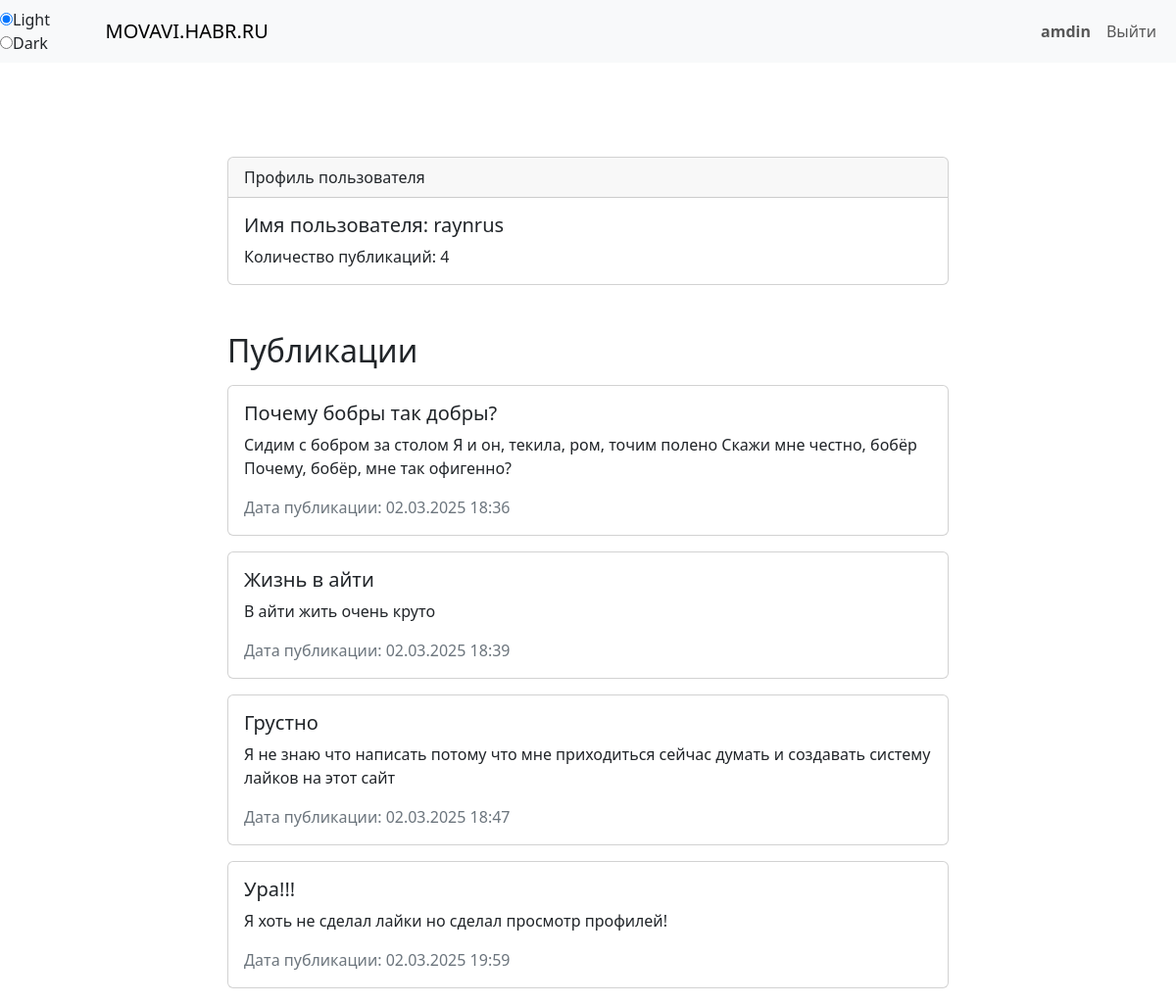
Screenshot of /profile/8 (signed in) with the database file from the repository.
### tables this page shows
CREATE TABLE user (
        id INTEGER PRIMARY KEY,
        username TEXT UNIQUE,
        password TEXT
        );

CREATE TABLE post (
        id INTEGER PRIMARY KEY,
        title TEXT,
        text TEXT,
        at_publish TEXT,
        author_id INTEGER
        );

### main.py (the view)
@app.route("/profile/<int:id>")
def profile2_page(id: int):
    username = session.get("username")
    user = User.get_user_by_username(username)
    if not username:
        return redirect("/login")
    author = User.get_user_by_id(id)
    posts = Post.get_by_author(id)
    return render_template("postCreatorProfile.html", user=user, author=author, posts=posts)

### post.py (called while the page is built)
    @staticmethod
    def get_by_author(author_id):
        SQL = "SELECT * FROM post WHERE author_id = ?"
        con = sqlite3.connect(db_name)
        q = con.execute(SQL, [author_id])
        data = q.fetchall()
        return [Post(*row) for row in data]

### user.py (called while the page is built)
    @staticmethod
    def get_user_by_username(username):
        SQL = """
            SELECT * FROM user
            WHERE username = ?
        """
        con = sqlite3.connect(db_name)
        q = con.execute(SQL, [username])
        data = q.fetchone()
        if not data:
            return None
        return User(*data)

    @staticmethod
    def get_user_by_id(id):
        SQL = """
            SELECT * FROM user
            WHERE id = ?
        """
        con = sqlite3.connect(db_name)
        q = con.execute(SQL, [id])
        data = q.fetchone()
        if not data:
            return None
        return User(*data)

### templates/postCreatorProfile.html (shortened to what this page needs)
{% extends 'base.html' %}
{% block content %}
<div class="row justify-content-center">
    <div class="col-md-8">
        <div class="card mt-5">
            <div class="card-header">
                Профиль пользователя
            </div>
            <div class="card-body">
                <h5 class="card-title">Имя пользователя: {{ author.username }}</h5>
                <p class="card-text">Количество публикаций: {{ posts|length }}</p>
            </div>
        </div>
    </div>
</div>
<div class="row justify-content-center mt-5">
    <div class="col-md-8">
        <h2 class="mb-3">Публикации</h2>
        {% for post in posts %}
            <div class="card mb-3">
                <div class="card-body">
                    <h5 class="card-title">{{ post.title }}</h5>
                    <p class="card-text">{{ post.text }}</p>
                    <p class="card-text text-secondary"> Дата публикации: {{ post.at_publish }}</p>
                </div>
            </div>
        {% endfor %}
    </div>
</div>
{% endblock %}

### templates/base.html (shortened to what this page needs)
<!DOCTYPE html>
<html lang="en">
<head>
    <link rel="stylesheet" href="/static/css/style.css">
    <link href="https://cdn.jsdelivr.net/npm/bootstrap@5.3.3/dist/css/bootstrap.min.css" rel="stylesheet"
>
</head>
<body>
    <div class="wrapper">
        <header>
            <nav class="navbar navbar-expand-lg navbar-light bg-light">
                <div class="themes">
                    <label><input type="radio" class="theme" name="theme" value="light" checked>Light</label>
                    <label><input type="radio" class="theme" name="theme" value="dark">Dark</label>
                </div>
                <div class="container-fluid">
                    <a class="navbar-brand" href="/">MOVAVI.HABR.RU</a>
                    <div class="collapse navbar-collapse" id="navbarNav">
                        <ul class="navbar-nav ms-auto">
                           {% if user %}
                                <li class="nav-item">
                                    <a href="/profile" class="nav-link fw-bold">{{ user.username }}</a>
                                </li>
                                <li class="nav-item">
                                    <a class="nav-link" href="/logout">Выйти</a>
                                </li>
                            {% endif %}
                        </ul>
                    </div>
                </div>
            </nav>
        </header>
    </div>
    <div class="container mt-5">
        {% block content %}{% endblock %}
    </div>
</body>
</html>

### static/css/style.css (style rules this page uses)
body { background-color: var(--color-bg); color: var(--color-bg); }
.wrapper { max-width: 1200px; margin: 0 auto; }

### rows the page displays
user: username "amdin"
user: username "raynrus"
post: title "Почему бобры так добры?", text "Сидим с бобром за столом Я и он, текила, ром, точим полено Скажи мне честно, бобёр Почему, бобёр, мне так офигенно?", at_publish "02.03.2025 18:36"
post: title "Жизнь в айти", text "В айти жить очень круто", at_publish "02.03.2025 18:39"
post: title "Грустно", text "Я не знаю что написать потому что мне приходиться сейчас думать и создавать систему лайков на этот сайт", at_publish "02.03.2025 18:47"
post: title "Ура!!!", text "Я хоть не сделал лайки но сделал просмотр профилей!", at_publish "02.03.2025 19:59"

### other values shown
{{ posts|length }} "4"
